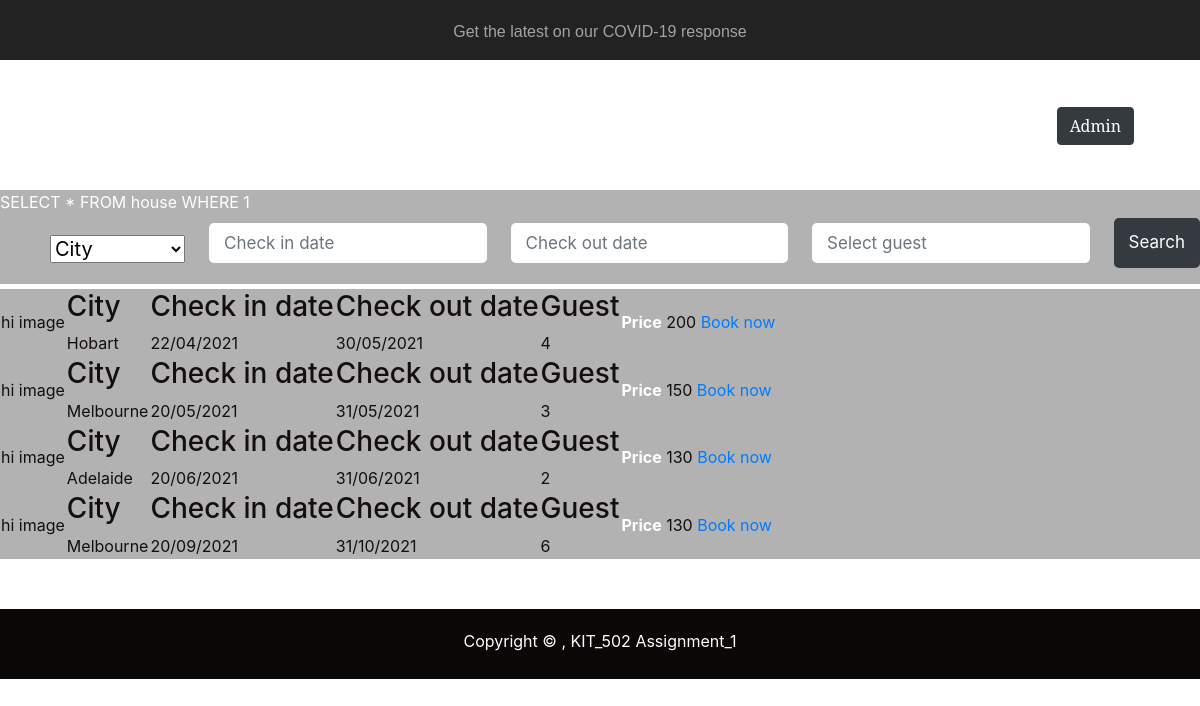
Page /customer/booking.php on the earlier database version.
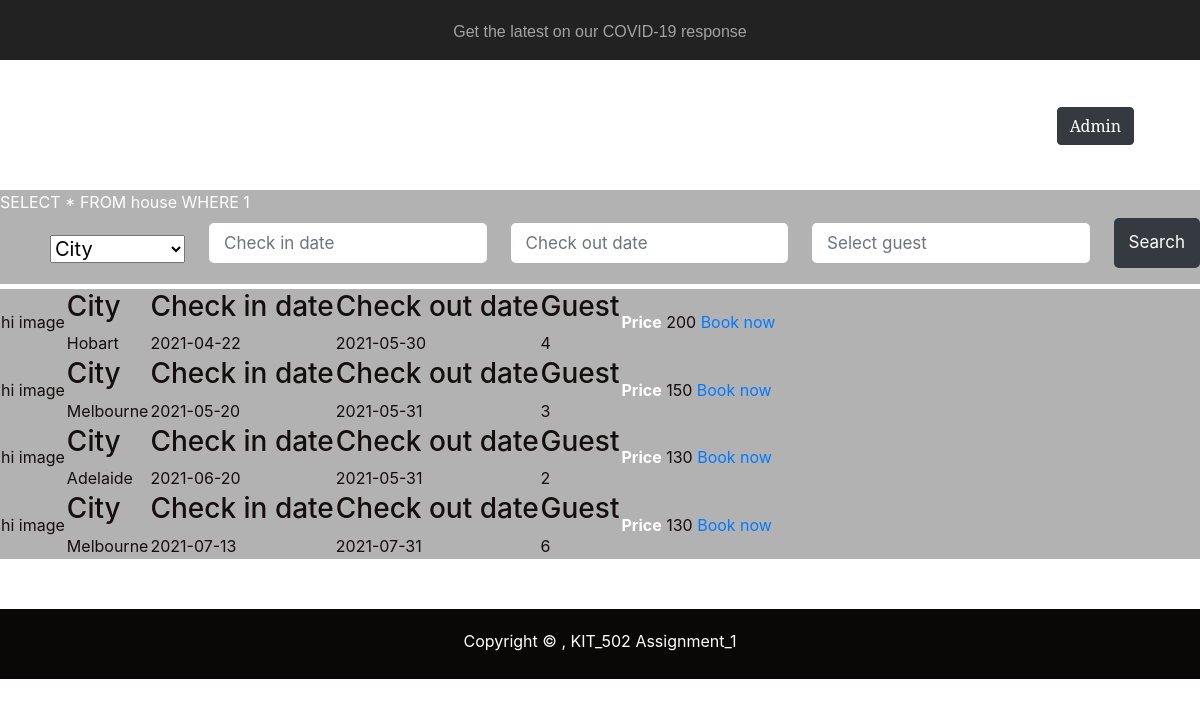
Same page on the later database version.
### tables this page shows
CREATE TABLE `house` (
    `id` int(11) NOT NULL AUTO_INCREMENT PRIMARY KEY,
    `house_name` varchar(100) NOT NULL,
    `house_desc` varchar(100) NOT NULL,
    `house_addr` varchar(100) NOT NULL,
    `house_city` varchar(100) NOT NULL,
    `house_price` varchar(100) NOT NULL,
    `house_guest` varchar(100) NOT NULL,
    `house_num_room` varchar(100) NOT NULL,
    `house_num_bathroom` varchar(100) NOT NULL,
    `house_checkin` varchar(100) NOT NULL,
    `house_checkout` varchar(100) NOT NULL,
    `house_entire` varchar(100) NOT NULL,
    `house_garage` varchar(100) NOT NULL,
    `house_smoke` varchar(100) NOT NULL,
    `house_internet` varchar(100) NOT NULL,
    `house_pet` varchar(100) NOT NULL,
    `house_image` varchar(100) NOT NULL
);

### customer/booking.php (the view, shortened to what this page needs)
<!DOCTYPE html>
<html>
<head>
	<link rel="stylesheet" type="text/css" href="../css/footer.css">
	<link rel="stylesheet" href="https://stackpath.bootstrapcdn.com/bootstrap/4.2.1/css/bootstrap.min.css">
	<link rel="stylesheet" type="text/css" href="../css/booking.css">
	<link rel="stylesheet" href="https://maxst.icons8.com/vue-static/landings/line-awesome/line-awesome/1.3.0/css/line-awesome.min.css">
</head>
<body>
	<div class="covid_div">
		<aside class="covid_notice">
			<a class="covid_news" href="https://www.australia.gov.au/">
				<span class="covid_words">Get the latest on our COVID-19 response</span>
			</a>
		</aside>
	</div>
	<nav class="nav_bar">
		<div class="logo">
			<p>UTas</p>
			<p>Accommodation</p>
		</div>
		<a href="#" class="toggle_btn">
			<span class="bar"></span>
			<span class="bar"></span>
			<span class="bar"></span>
		</a>
		<div class="nav_links">
			<ul class="list_nav">
				<li><a class="active_nav" href="../home.php">Home</a></li>
				<li><a class="active_nav" href="./booking.php">Book</a></li>
				<li><a class="active_nav" href="#">Customer</a>
				</li>
				<li><a href="../html/login_admin.html"><button id="do_admin_login" type="button" class="btn btn-dark" onclick="do_admin_login()">Admin</button></a></li>
			</ul>
		</div>
	</nav>
	<div class="Booking_form">
		<?php include('../db_conn.php');
		$sql = "SELECT * FROM house WHERE 1 ";
		$b_city = "";
		$b_checkin = "";
		$b_checkout = "";
		$b_guest = "";
		echo $sql;
		$result = mysqli_query($db, $sql);
		?>
		<form class="Bk_form_tab" method="post" action="booking.php">
			<div class="Bk_op_tab">
				<select id="input-group" name="b_city" placeholder="House city" value="<?php echo $b_city; ?>">
					<option value="">City</option>
				</select>
			</div>
			<div class="Bk_tab">
				<input type="text" class='form-control' placeholder="Check in date" id="checkin" name="b_checkin" value="<?php echo $b_checkin; ?>">
			</div>
			<div class="Bk_tab">
				<input type="text" class='form-control' placeholder="Check out date" id="checkout" name="b_checkout" value="<?php echo $b_checkout; ?>">
			</div>
			<div class="Bk_tab">
				<input type="number" class='form-control' placeholder="Select guest" min="1" id="b_guest" name="b_guest" value="<?php echo $b_guest; ?>">
			</div>
			<div class="Bk_tab">
				<input type="submit" class="Search_btn" value="Search" name="search_client">
			</div>
		</form>
	</div>
	<div class="Room_type" id="Room_type">
		<table class="Room_bk">
			<?php while ($row = mysqli_fetch_object($result)) { ?>
				<tr>
					<td>
						<div class="img_room">
							<?php echo $row->house_image ?>
						</div>
					</td>
					<td>
						<h3>City</h3>
						<?php echo $row->house_city ?>
					</td>
					<td>
						<h3>Check in date</h3>
						<?php echo $row->house_checkin ?>
					</td>
					<td>
						<h3>Check out date</h3>
						<?php echo $row->house_checkout ?>
					</td>
					<td>
						<h3>Guest</h3>
						<?php echo $row->house_guest ?>
					</td>
					<td>
						<strong id="strong">Price</strong>
						<?php echo $row->house_price ?>
						<a class="active_nav" href="./login_book.php">Book now</a>
					</td>
				</tr>
			<?php } ?>
		</table>
	</div>
	<footer>
		<p>Copyright &copy; , KIT_502 Assignment_1</p>
	</footer>
</body>
</html>

### css/footer.css (style rules this page uses)
footer { text-align: center; background-color: rgb(10, 7, 7); color: #fff; padding: 20px; bottom: 0; width: 100%; z-index: -1; margin-top: 50px; padding-bottom: 10px; }

### css/booking.css (style rules this page uses)
body { padding: 0; margin: 0; box-sizing: border-box; line-height: 1.5; background-size: cover; }
.covid_div { margin-top: 0; position: relative; display: block; height: 60px; background-color: #222222; font-family: 'Lucida Sans', 'Lucida Sans Regular', 'Lucida Grande', 'Lucida Sans Unicode', Geneva, Verdana, sans-serif; }
.covid_notice { text-align: center; position: relative; padding-top: 20px; padding-bottom: 20px; }
.covid_news { text-decoration-color: #a3a3a3; }
.covid_words { color: #a3a3a3; }
.nav_bar { width: 1100px; height: 130px; display: flex; justify-content: space-between; align-items: center; margin-left: calc((100% - 1100px) / 2); z-index: 100000; }
.nav_links ul { margin: 0; padding: 0; list-style: none; }
.nav_links li { display: inline-flex; }
.nav_links li a { text-decoration: none; color: #fff; padding: 1rem; font-size: 25px; position: relative; font-family: 'Noto Serif', serif; }
.active_nav::before { content: ""; position: absolute; bottom: -7px; left: 0; width: 100%; height: 2px; background-color: tomato; border-radius: 5px 5px 0 0; opacity: 0; transition: 0.3s; }
.toggle_btn { position: relative; top: .75rem; right: 1rem; display: flex; flex-direction: column; justify-content: space-between; width: 30px; height: 21px; }
.toggle_btn .bar { height: 3px; width: 100%; background-color: white; border-radius: 10px; }
.logo { font-family: "Monoton", cursive; font-size: 1.5rem; margin: .5rem; color: white; }
.logo p { margin-top: 0; margin-bottom: 0; }
.Booking_form { background: rgba(0, 0, 0, 0.3); color: #fff; align-items: center; }
.Bk_form_tab { display: flex; padding-left: 50px; justify-self: center; }
.Bk_op_tab { display: flex; flex-direction: column; justify-content: center; font-size: auto; }
.Bk_op_tab select { font-size: 20px; font-style: "Arial", Helvetica, sans-serif; }
.Bk_tab { display: flex; flex-direction: column; justify-content: center; }
.Bk_form_tab input[type="submit"] { margin: 18px 0 0 0; background: var(--dark); color: #fff; border: 1px solid #fff; }
.Bk_form_tab label, .Bk_form_tab input { width: 100%; }
.Bk_form_tab input:not(.btn) { margin: 4px 0 16px 0; padding: 12px 15px; border-radius: 5px; font-size: 17px; border: none; }
@media (min-width: 768px) { .Bk_form_tab { grid-template-columns: repeat(2, 1fr); grid-gap: 24px; } }
@media (min-width: 1170px) { .Bk_form_tab { grid-template-columns: repeat(3, 1fr); } }
.Room_bk { margin: 45px 0; padding-bottom: 25px; background: rgba(0, 0, 0, 0.3); color: rgb(20, 14, 14); }
.img_room { overflow: hidden; }
#strong { color: #fff; }
@media (min-width: 900px) { .Room_bk { flex: 0 0 calc(50% - 20px); margin: 10px; } }
@media (min-width: 1110px) { .Room_bk { display: flex; padding-bottom: 0; margin: 5px 0; } }
@media (min-width: 1110px) { .img_room { flex: 1; } }

Differences in the rows shown:
changed house "Hobart": house_checkin "22/04/2021" → "2021-04-22"; house_checkout "30/05/2021" → "2021-05-30"
changed house (number 2 of 4 on the later page): house_checkin "20/05/2021" → "2021-05-20"; house_checkout "31/05/2021" → "2021-05-31"
changed house "Adelaide": house_checkin "20/06/2021" → "2021-06-20"; house_checkout "31/06/2021" → "2021-05-31"
changed house (number 4 of 4 on the later page): house_checkin "20/09/2021" → "2021-07-13"; house_checkout "31/10/2021" → "2021-07-31"
